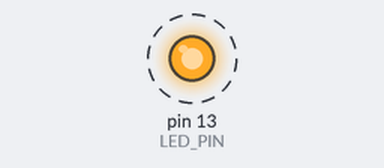
This sketch was run on a simulated Arduino Uno, built for the host (arithmetic inside an expression is 32-bit, double 64-bit). Parts: output pins drawn as LEDs (lit = HIGH). Dashed ring = blinking. What the sketch prints to the serial monitor is not drawn.

Above: at 0.5 s.
Timing chart, 0 to 4.6 s (numbered marks = the images above):
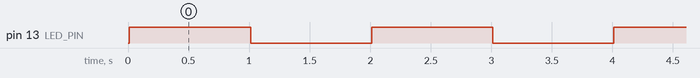

The sketch:

DS1307_tick_test.ino
```cpp
// I2C device class (I2Cdev) demonstration Arduino sketch for DS1307 class
// 11/12/2011 by Jeff Rowberg <jeff@rowberg.net>
// Updates should (hopefully) always be available at https://github.com/jrowberg/i2cdevlib
// I2C Device Library hosted at http://www.i2cdevlib.com
//
// Changelog:
//     2011-11-12 - initial release

/* ============================================
I2Cdev device library code is placed under the MIT license
Copyright (c) 2011 Jeff Rowberg

Permission is hereby granted, free of charge, to any person obtaining a copy
of this software and associated documentation files (the "Software"), to deal
in the Software without restriction, including without limitation the rights
to use, copy, modify, merge, publish, distribute, sublicense, and/or sell
copies of the Software, and to permit persons to whom the Software is
furnished to do so, subject to the following conditions:

The above copyright notice and this permission notice shall be included in
all copies or substantial portions of the Software.

THE SOFTWARE IS PROVIDED "AS IS", WITHOUT WARRANTY OF ANY KIND, EXPRESS OR
IMPLIED, INCLUDING BUT NOT LIMITED TO THE WARRANTIES OF MERCHANTABILITY,
FITNESS FOR A PARTICULAR PURPOSE AND NONINFRINGEMENT. IN NO EVENT SHALL THE
AUTHORS OR COPYRIGHT HOLDERS BE LIABLE FOR ANY CLAIM, DAMAGES OR OTHER
LIABILITY, WHETHER IN AN ACTION OF CONTRACT, TORT OR OTHERWISE, ARISING FROM,
OUT OF OR IN CONNECTION WITH THE SOFTWARE OR THE USE OR OTHER DEALINGS IN
THE SOFTWARE.
===============================================
*/

// Arduino Wire library is required if I2Cdev I2CDEV_ARDUINO_WIRE implementation
// is used in I2Cdev.h
#include "Wire.h"

// I2Cdev and DS1307 must be installed as libraries, or else the .cpp/.h files
// for both classes must be in the include path of your project
#include "I2Cdev.h"
#include "DS1307.h"

// class default I2C address is 0x68
// specific I2C addresses may be passed as a parameter here
// but this device only supports one I2C address (0x68)
DS1307 rtc;

uint16_t year;
uint8_t month, day, dow, hours, minutes, seconds;
DateTime dt;

#define LED_PIN 13
bool blinkState = false;

void setup() {
    // join I2C bus (I2Cdev library doesn't do this automatically)
    Wire.begin();

    // initialize serial communication
    // (38400 chosen because it works as well at 8MHz as it does at 16MHz, but
    // it's really up to you depending on your project)
    Serial.begin(38400);

    // initialize device
    Serial.println("Initializing I2C devices...");
    rtc.initialize();

    // verify connection
    Serial.println("Testing device connections...");
    Serial.println(rtc.testConnection() ? "DS1307 connection successful" : "DS1307 connection failed");

    // configure LED pin for output
    pinMode(LED_PIN, OUTPUT);

    // set sample time
  //  rtc.setDateTime24(2015, 11, 21, 12, 27, 0);
}

void loop() {
    // read all clock info from device
    rtc.getDateTime24(&year, &month, &day, &hours, &minutes, &seconds);

    // display YYYY-MM-DD hh:mm:ss time
    Serial.print("rtc:\t");
    Serial.print(year); Serial.print("-");
    if (month < 10) Serial.print("0");
    Serial.print(month); Serial.print("-");
    if (day < 10) Serial.print("0");
    Serial.print(day); Serial.print(" ");
    if (hours < 10) Serial.print("0");
    Serial.print(hours); Serial.print(":");
    if (minutes < 10) Serial.print("0");
    Serial.print(minutes); Serial.print(":");
    if (seconds < 10) Serial.print("0");

    // blink LED to indicate activity
    blinkState = !blinkState;
    digitalWrite(LED_PIN, blinkState);

    // wait one second so the next reading will be different
    delay(1000);
}
```

Measured:
- by itself, pin 13 (LED_PIN): alternates HIGH for 1.0 s and LOW for 1.0 s
